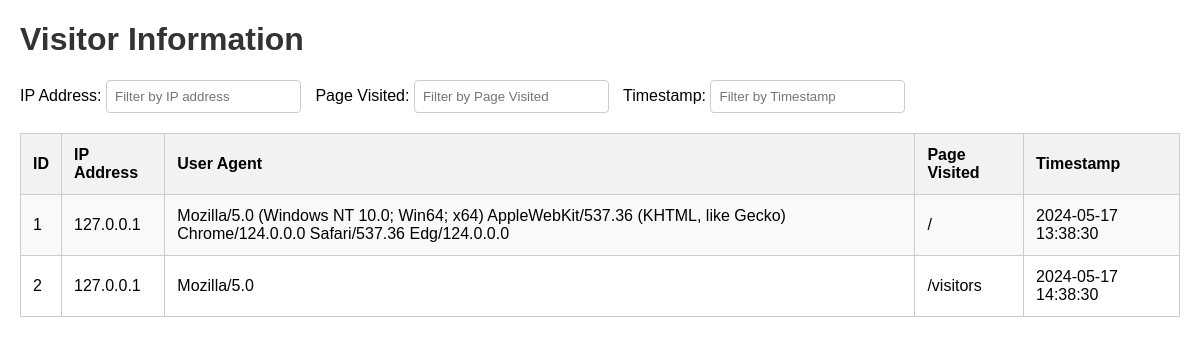
The page /visitors on the database its author committed.
### app.py (models this page shows)
class Visitor(db.Model):
    id = db.Column(db.Integer, primary_key=True)
    ip_address = db.Column(db.String(120), nullable=False)
    user_agent = db.Column(db.String(200), nullable=False)
    page_visited = db.Column(db.String(200), nullable=False)
    timestamp = db.Column(db.DateTime, default=db.func.current_timestamp())

### app.py (the view)
@app.route('/visitors')
def view_visitors():
    visitors = Visitor.query.all()
    return render_template('visitors.html', visitors=visitors)

### app.py (called while the page is built)
@app.before_request
def log_request_info():
    visitor_ip = request.remote_addr
    user_agent = request.headers.get('User-Agent')
    page_visited = request.path
    app.logger.info(f"Visitor IP: {visitor_ip}, User-Agent: {user_agent}, Page Visited: {page_visited}")
    visitor = Visitor(ip_address=visitor_ip, user_agent=user_agent, page_visited=page_visited)
    db.session.add(visitor)
    db.session.commit()

### templates/visitors.html (shortened to what this page needs)
<!DOCTYPE html>
<html lang="en">
<head>
</head>
<body>
    <h1>Visitor Information</h1>
    <div id="filter-bar">
        <label for="ip-filter">IP Address:</label>
        <input type="text" id="ip-filter" placeholder="Filter by IP address" onkeyup="filterTable()">
        <label for="page-filter">Page Visited:</label>
        <input type="text" id="page-filter" placeholder="Filter by Page Visited" onkeyup="filterTable()">
        <label for="timestamp-filter">Timestamp:</label>
        <input type="text" id="timestamp-filter" placeholder="Filter by Timestamp" onkeyup="filterTable()">
    </div>
    <table border="1" id="visitor-table">
        <tr>
            <th>ID</th>
            <th>IP Address</th>
            <th>User Agent</th>
            <th>Page Visited</th>
            <th>Timestamp</th>
        </tr>
        {% for visitor in visitors %}
        <tr>
            <td>{{ visitor.id }}</td>
            <td>{{ visitor.ip_address }}</td>
            <td>{{ visitor.user_agent }}</td>
            <td>{{ visitor.page_visited }}</td>
            <td>{{ visitor.timestamp }}</td>
        </tr>
        {% endfor %}
    </table>
</body>
</html>

### templates/visitors.html (style rules this page uses)
body { font-family: Arial, sans-serif; margin: 20px; }
h1 { color: #333; }
#filter-bar { margin-bottom: 20px; }
#filter-bar input { padding: 8px; margin-right: 10px; border: 1px solid #ccc; border-radius: 4px; }
table { width: 100%; border-collapse: collapse; margin-top: 10px; }
table, th, td { border: 1px solid #ccc; }
th, td { padding: 12px; text-align: left; }
th { background-color: #f2f2f2; }
tr:nth-child(even) { background-color: #f9f9f9; }

### rows shown on the page
Visitor: id "1", ip_address "127.0.0.1", user_agent "Mozilla/5.0 (Windows NT 10.0; Win64; x64) AppleWebKit/537.36 (KHTML, like Gecko) Chrome/124.0.0.0 Safari/537.36 Edg/124.0.0.0", page_visited "/", timestamp "2024-05-17 13:38:30"

### other values the page prints
{{ visitor.id }} "2"
{{ visitor.ip_address }} "127.0.0.1"
{{ visitor.user_agent }} "Mozilla/5.0"
{{ visitor.page_visited }} "/visitors"
{{ visitor.timestamp }} "2024-05-17 14:38:30"
